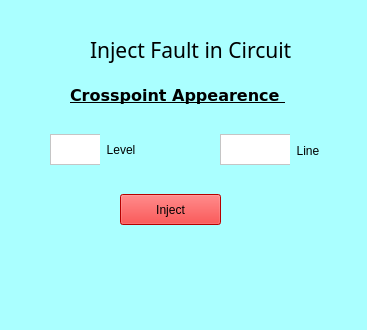
<?xml version="1.0" encoding="UTF-8"?>
<ui version="4.0">
 <class>TruthTableGenerator</class>
 <widget class="QMainWindow" name="TruthTableGenerator">
  <property name="geometry">
   <rect>
    <x>0</x>
    <y>0</y>
    <width>367</width>
    <height>330</height>
   </rect>
  </property>
  <property name="windowTitle">
   <string>InjectFault::Crosspoint-Appearence</string>
  </property>
  <property name="styleSheet">
   <string notr="true">background-color: rgb(170, 255, 255);
border-color: rgb(0, 0, 0);
border-bottom-color: rgb(0, 0, 0);</string>
  </property>
  <widget class="QWidget" name="centralwidget">
   <widget class="QLabel" name="label">
    <property name="geometry">
     <rect>
      <x>70</x>
      <y>60</y>
      <width>271</width>
      <height>71</height>
     </rect>
    </property>
    <property name="font">
     <font>
      <family>DejaVu Sans</family>
      <pointsize>12</pointsize>
      <weight>75</weight>
      <bold>true</bold>
      <underline>true</underline>
     </font>
    </property>
    <property name="text">
     <string>Crosspoint Appearence </string>
    </property>
   </widget>
   <widget class="QLabel" name="label_2">
    <property name="geometry">
     <rect>
      <x>90</x>
      <y>24</y>
      <width>251</width>
      <height>51</height>
     </rect>
    </property>
    <property name="font">
     <font>
      <family>Ubuntu Condensed</family>
      <pointsize>16</pointsize>
      <weight>50</weight>
      <italic>false</italic>
      <bold>false</bold>
     </font>
    </property>
    <property name="text">
     <string>Inject Fault in Circuit</string>
    </property>
   </widget>
   <widget class="QPushButton" name="run">
    <property name="geometry">
     <rect>
      <x>120</x>
      <y>194</y>
      <width>101</width>
      <height>31</height>
     </rect>
    </property>
    <property name="styleSheet">
     <string notr="true">background-color: rgb(255, 0, 0);</string>
    </property>
    <property name="text">
     <string>Inject</string>
    </property>
   </widget>
   <widget class="QTextEdit" name="level">
    <property name="geometry">
     <rect>
      <x>50</x>
      <y>134</y>
      <width>101</width>
      <height>31</height>
     </rect>
    </property>
    <property name="styleSheet">
     <string notr="true">color: rgb(170, 255, 0);
color: rgb(0, 0, 0);
background-color: rgb(255, 255, 255);</string>
    </property>
   </widget>
   <widget class="QTextEdit" name="line">
    <property name="geometry">
     <rect>
      <x>220</x>
      <y>134</y>
      <width>101</width>
      <height>31</height>
     </rect>
    </property>
    <property name="styleSheet">
     <string notr="true">color: rgb(170, 255, 0);
color: rgb(0, 0, 0);
background-color: rgb(255, 255, 255);</string>
    </property>
   </widget>
   <widget class="QLabel" name="label_3">
    <property name="geometry">
     <rect>
      <x>100</x>
      <y>134</y>
      <width>51</width>
      <height>31</height>
     </rect>
    </property>
    <property name="text">
     <string>  Level</string>
    </property>
   </widget>
   <widget class="QLabel" name="label_4">
    <property name="geometry">
     <rect>
      <x>290</x>
      <y>130</y>
      <width>66</width>
      <height>41</height>
     </rect>
    </property>
    <property name="text">
     <string>  Line</string>
    </property>
   </widget>
  </widget>
 </widget>
 <resources/>
 <connections/>
</ui>
